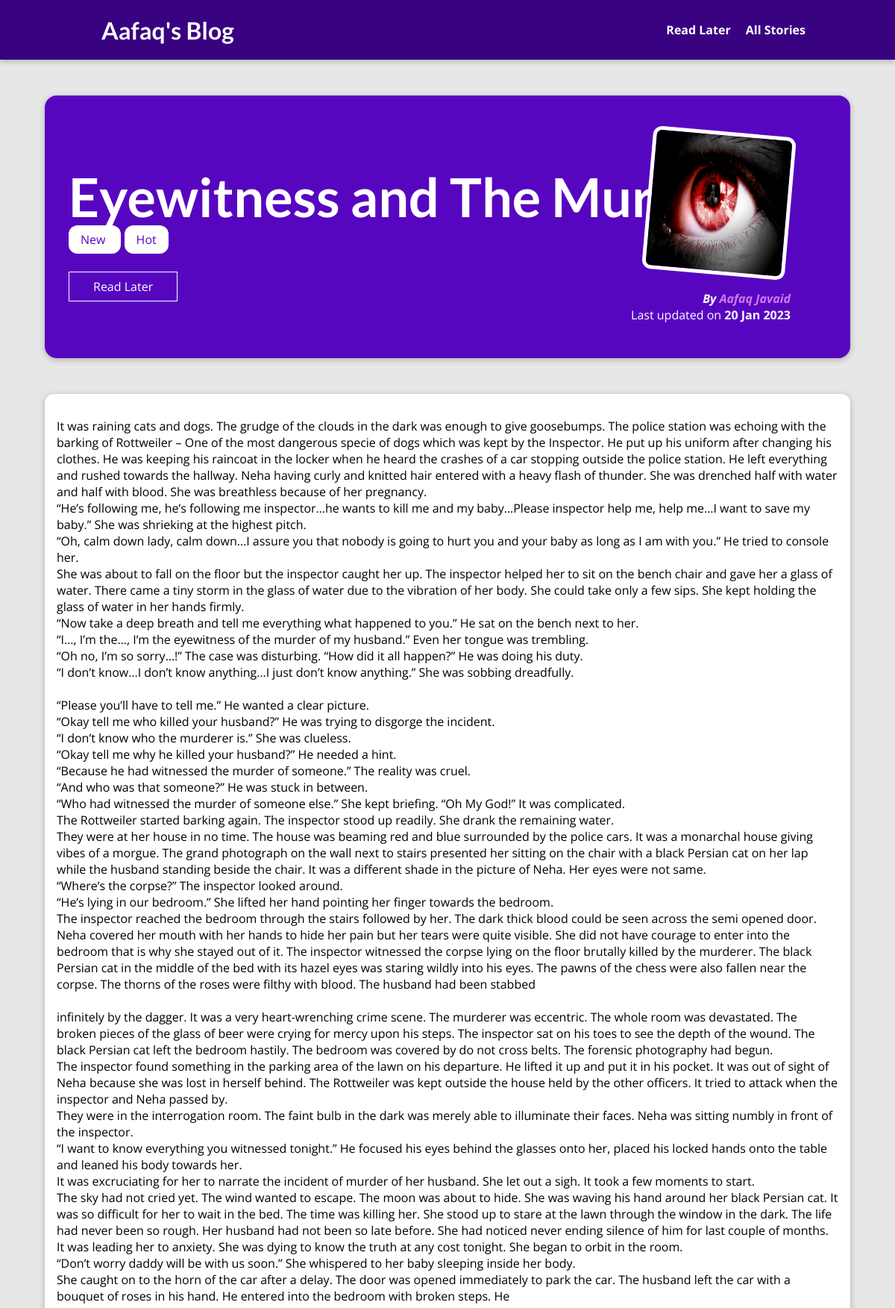
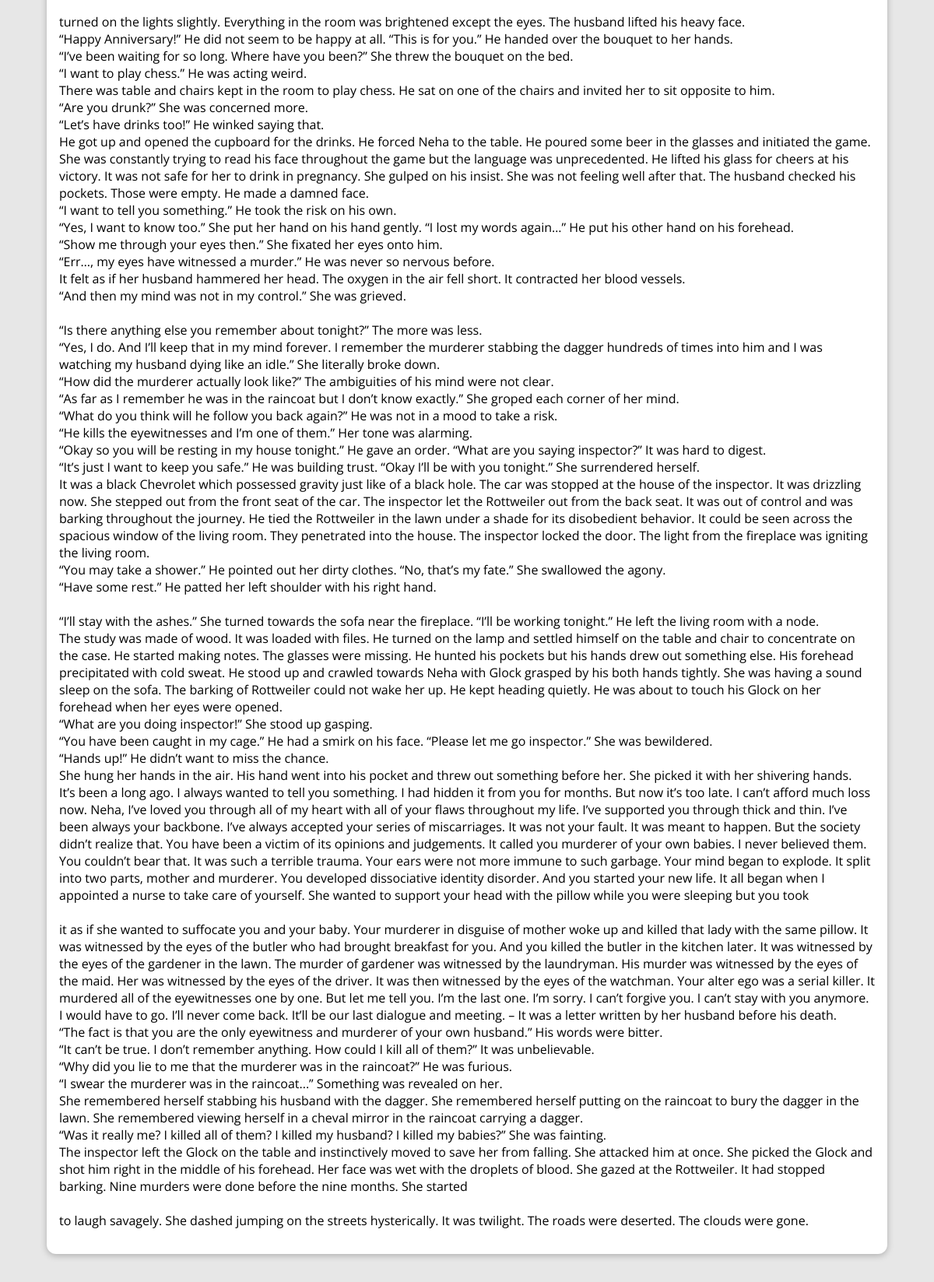
/posts/eyewitness-and-the-murderer (upper part), run on the app's committed database (2 pictures, top to bottom).
### blog/models.py (models this page shows, shortened)
class Post(models.Model):
    title = models.CharField(max_length=100)
    excerpt = models.CharField(max_length=300)
    date = models.DateField(auto_now=True)
    image = models.ImageField(upload_to="images", null=True)
    content = models.TextField(validators=[MinLengthValidator(10)])
    slug = models.SlugField(unique=True, db_index=True)
    author = models.ForeignKey(Author, null=True, on_delete=models.SET_NULL, related_name="posts")
    tag = models.ManyToManyField(Tag, related_name="posts")

class Tag(models.Model):
    caption = models.CharField(max_length=15)

class Author(models.Model):
    first_name = models.CharField(max_length=100)
    last_name = models.CharField(max_length=100)
    email = models.EmailField()
    def __str__(self):
        return self.first_name + " " + self.last_name

### blog/views.py (the view, shortened to what this page needs)
# urls.py: path("posts/<slug:slug>", views.PostDetailView.as_view(), name="post-detail-page"),
class PostDetailView(View):
    def is_stored_post(self, request, post_id):
        stored_posts = request.session.get("stored_posts")
        if stored_posts is not None:
            is_saved_for_later = post_id in stored_posts
        else:
            is_saved_for_later = False
        return is_saved_for_later
    def get(self, request, slug):
        post = Post.objects.get(slug=slug)
        context = {
            "post": post,
            "post_tags": post.tag.all(),
            "comment_form": CommentForm(),
            "comments": post.comments.all().order_by("-id"),
            "saved_for_later": self.is_stored_post(request, post.id)
        }
        return render(request, "blog/post-detail.html", context)

### blog/templates/blog/post-detail.html (shortened to what this page needs)
{% extends "base.html" %}
{% load static %}
{% block css_files %}
<link rel="stylesheet" href="{% static "blog/post-detail.css" %}">
{% endblock %}
{% block content %}
<section id="summary">
    <h2>{{post.title}}</h2>
    <div>
        {% for tag in post_tags %}
            <span class="tag" > {{ tag.caption }} </span>
        {% endfor %}
    </div>
    <div id="read-later">
        <form action="{% url 'read-later-page' %}" method="POST">
            <button>
                {% if saved_for_later %}
                    Remove from Read Later
                {% else %}
                    Read Later
                {% endif %}
            </button>
        </form>
    </div>
    <article>
        <img src="{{ post.image.url }}" alt="{{ post.title }}">
        <address>By <a href="mailto:{{ post.author.email }}"> {{post.author}} </a> </address>
        <div>
            Last updated on <time>{{post.date|date:"d M Y"}}</time>
        </div>
    </article>
</section>
<main>
    {{post.content|linebreaks}}
</main>
{% endblock %}

### static/app.css (style rules this page uses)
* { box-sizing: border-box; }
html { font-family: 'Open Sans', 'Lato', sans-serif; }
body { margin: 0; }
h1, h2, h3 { font-family: 'Lato', sans-serif; font-weight: bold; }

### blog/static/blog/post-detail.css (style rules this page uses)
body { background-color: #e7e7e7; }
#summary { margin: 8rem auto 3rem auto; padding: 2rem; width: 90%; max-width: 90rem; border-radius: 16px; background-color: #5706c0; position: relative; box-shadow: 0 2px 8px rgba(0, 0, 0, 0.25); height: 22rem; }
#summary h2 { color: white; font-size: 4.5rem; margin-bottom: 0.25rem }
#summary article { position: absolute; top: 2rem; right: 3rem; padding: 1rem 2rem; border-radius: 12px; text-align: right; color: white; }
#summary article img { width: 12rem; height: 12rem; border-radius: 12px; transform: rotateZ(5deg); border: 5px solid white; margin-bottom: 1rem; }
#summary address { font-weight: bold; }
#summary a { color: #cf79f1; text-decoration: none; }
#summary time { font-weight: bold; }
#read-later { margin: 2rem 0rem; }
#read-later button { background-color: transparent; border: 1px solid white; padding: 0.5rem 2rem; font: inherit; color: white; cursor: pointer; }
main { width: 90%; max-width: 90rem; margin: 3rem auto; background-color: white; padding: 1rem; border-radius: 12px; box-shadow: 0 2px 8px rgba(0, 0, 0, 0.25); }
.tag { background-color: white; color: #5706c0; padding: 0.5rem 1rem; border-radius: 12px; margin-right: 5px; }

### data on the page
Post: title "Eyewitness and The Murderer", image (picture), author "Aafaq Javaid", date "20 Jan 2023", content "It was raining cats and dogs. The grudge of the clouds in the dark was enough to give goosebumps. The police station was echoing with the barking of Rottweiler – One of the most dangerous specie of dogs which was kept by the Inspector. He put up his uniform after changing his clothes. He was keeping his raincoat in the locker when he heard the crashes of a car stopping outside the police station. He left everything and rushed towards the hallway. Neha having curly and knitted hair entered with a heavy flash of thunder. She was drenched half with water and half with blood. She was breathless because of her pregnancy. “He’s following me, he’s following me inspector…he wants to kill me and my…"
Tag: caption "New"
Tag: caption "Hot"
